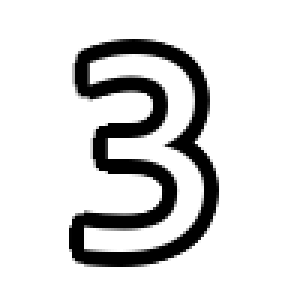
#> input picture Rotated_image_generator/reference/3.png, 100 x 100 px, given in place of ., which was not available (shown 3 times larger)
$ python -i predict.py   (imports and definitions only)
#> lines starting #> are read from the running program, lines starting #| are printed output that depends on the picture; after the words box and inside, x2 and y2 are one past the last pixel; in counts of white or black regions, pixels touching at a corner belong together; pictures that were not available may be replaced by others from this repository, and a replacement may not be noted
import cv2
import numpy as np
import colorsys
# DO NOT CHANGE THE NAME OF THIS METHOD OR ITS INPUT OUTPUT BEHAVIOR

# INPUT CONVENTION
# filenames: a list of strings containing filenames of images

# OUTPUT CONVENTION
# The method must return a list of strings. Make sure each string is either "ODD"
# or "EVEN" (without the quotes) depending on whether the hexadecimal number in
# the image is odd or even. Take care not to make spelling or case mistakes. Make
# sure that the length of the list returned as output is the same as the number of
# filenames that were given as input. The judge may give unexpected results if this
# convention is not followed.


def cropFN(image):
    j=image.shape[1]
    cnt=0
    while(cnt<4):
        j=j-1
        cnt=0
        for i in range(image.shape[0]):
            if(image[i][j]==0):
                cnt=cnt+1
    end=j
    down=0
    up=image.shape[0]
    while(cnt>=4):
        j=j-1
        cnt=0
        for i in range(image.shape[0]):
            if(image[i][j]==0):
                cnt=cnt+1
                up=min(up,i)
                down=max(down,i)
    start=j
    return image[up:down,start:end]

def BnW(image):
    thresh=cv2.inRange(image,(0,0,0),(127,127,127))
    output=cv2.bitwise_not(thresh)
    return output


def prediction(c):
    if(c=='0' or c=='2' or c=='4' or c=='6' or c=='8' or c=='A' or c=='C' or c=='E'):
        return('EVEN')
    return('ODD')


def compFN(image1,image2,mine):
    error=0
    for i in range(2,68):
        for j in range(2,68):
            if(image1[i][j]!=image2[i][j]):
                error=error+1
        if(error>=mine):
            return 4900
    return error

def decaptcha( filenames ):
    # Invoke your model here to make predictions on the images
    labels=[]
    l=['A','B','C','D','E','F','0','1','2','3','4','5','6','7','8','9']
    names=['n30','n20','n10','n0','p10','p20','p30']
    n=len(filenames)
    for i1 in range(n):
        in_image=cv2.imread(filenames[i1])
#> in_image is the input picture: shape (100, 100, 3); min 0, max 255, mean 218
        in_image=cv2.cvtColor(in_image,cv2.COLOR_BGR2HSV)
#> in_image: shape (100, 100, 3); mean H, S, V 0, 0, 218
        thresh=cv2.inRange(in_image,(0,0,0),(255,255,160))
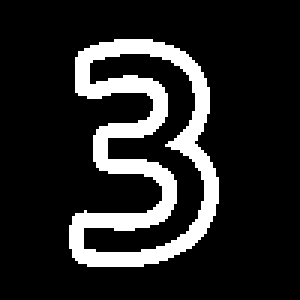
#> thresh: shape (100, 100) (shown 3 times larger); 15% white; 1 white region, box (x1, y1, x2, y2) and area: (23, 13, 73, 89) 1505
        output=cv2.bitwise_not(thresh)
        final=cropFN(output)
#> in cropFN, `return image[up:down,start:end]`:
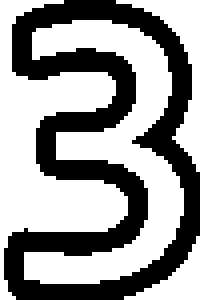
#> returned value: shape (75, 50) (shown 4 times larger); 60.6% white; 1 black region, box (x1, y1, x2, y2) and area: (1, 0, 50, 75) 1477
        final=cv2.resize(final,(70,70))
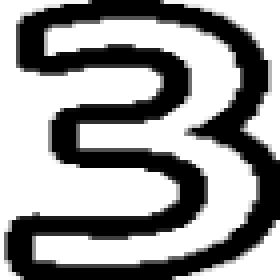
#> final: shape (70, 70) (shown 4 times larger); min 0, max 255, mean 154.4
        mine=1500
        pred='A'
        for i in l:
            for j in names:
                s=i+j+'.png'
                image=cv2.imread(s)
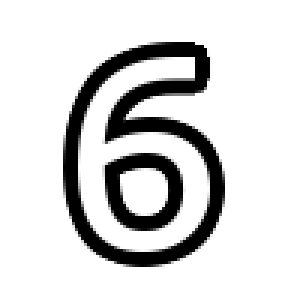
#> input picture Rotated_image_generator/reference/6.png, 100 x 100 px, given in place of An30.png, which was not available (shown 3 times larger)
#> image is the input picture: shape (100, 100, 3); min 0, max 255, mean 215
                image=BnW(image)
#> in BnW, `thresh=cv2.inRange(image,(0,0,0),(127,127,127))`:
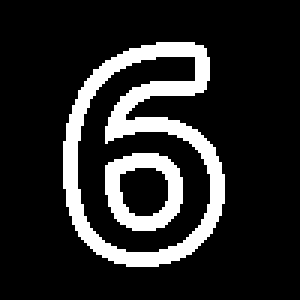
#> thresh: shape (100, 100) (shown 3 times larger); 15.7% white; 2 white regions, box (x1, y1, x2, y2) and area: (21, 14, 75, 89) 1223, (35, 51, 61, 77) 349
                image=cv2.resize(image,(70,70))
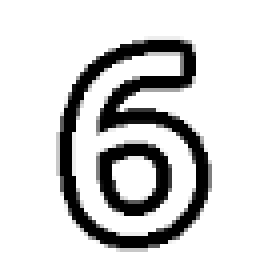
#> image: shape (70, 70) (shown 4 times larger); min 0, max 255, mean 215
                error=compFN(image,final,mine)
#> error = 4900
                if(error<mine):
                    mine=error
                    pred=i
        c=prediction(pred)
        labels.append(c)
    return labels

#> (the run stopped early here; a loop or call above may not have finished)
